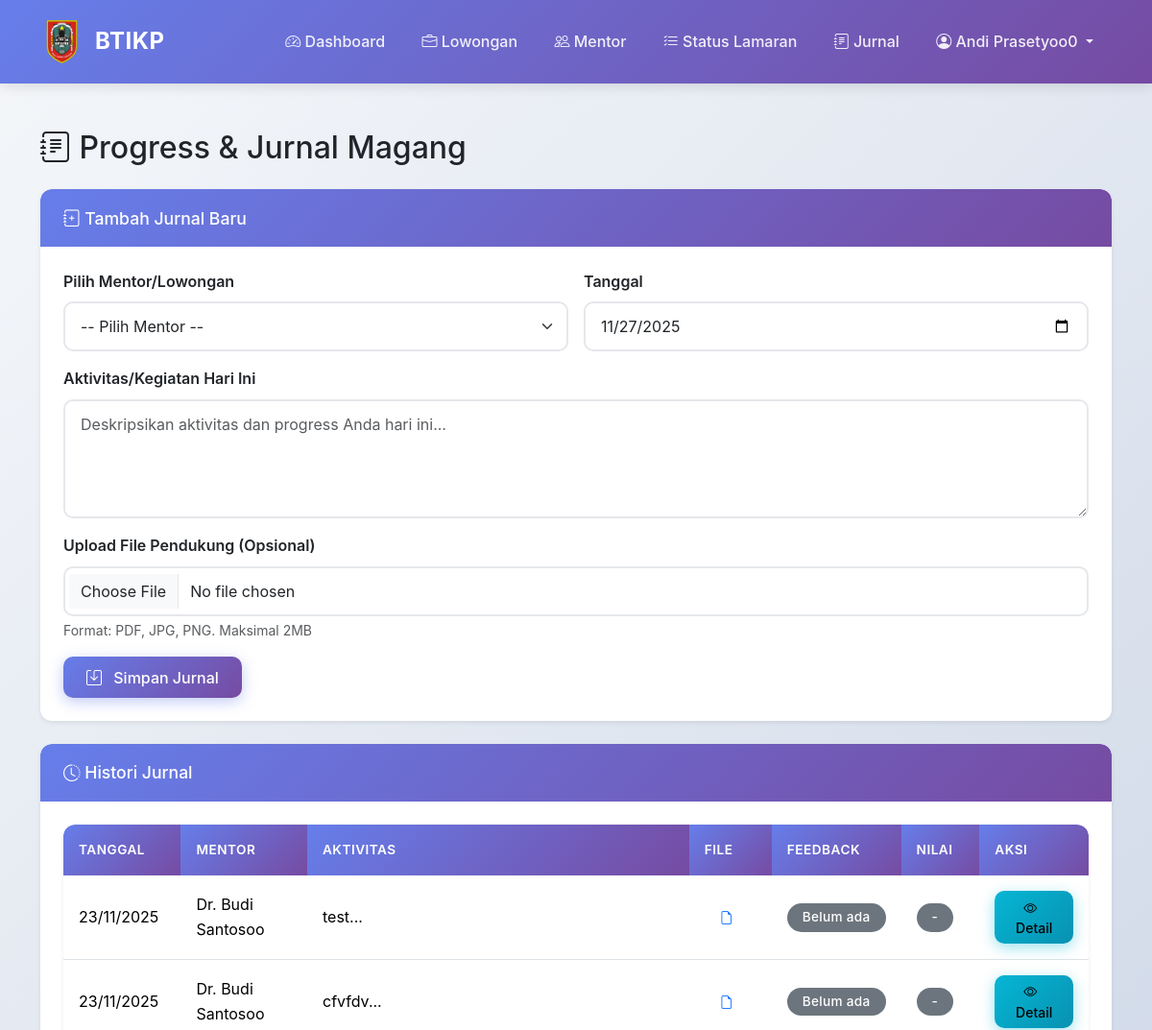
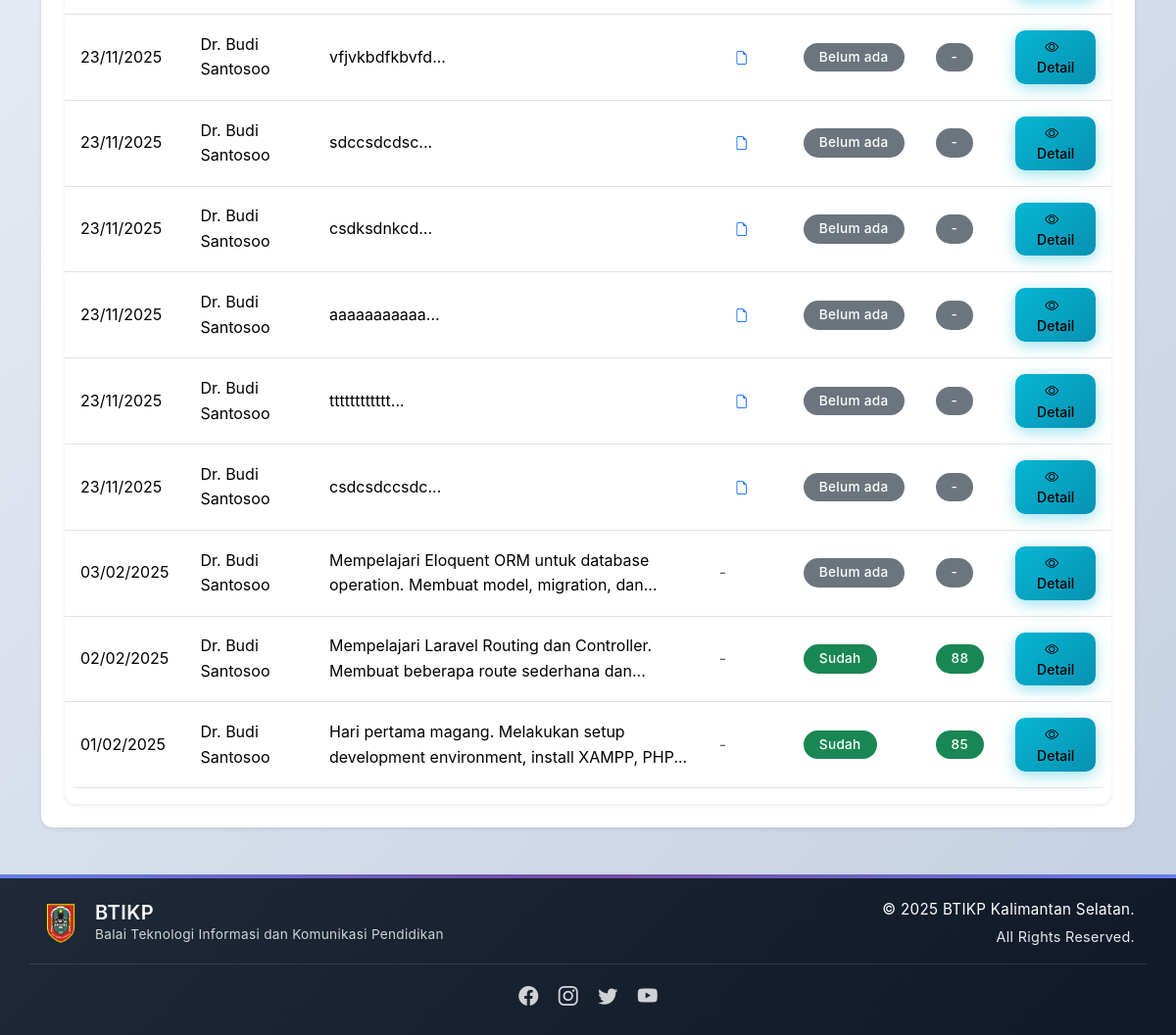
The app's page /pages/jurnal_mahasiswa.php (signed in) with its own data (2 pictures, top to bottom).
### tables this page shows
CREATE TABLE `jurnal` (
  `id` int(11) NOT NULL,
  `user_id` int(11) NOT NULL,
  `mentor_id` int(11) NOT NULL,
  `tanggal` date NOT NULL,
  `aktivitas` text,
  `file_penunjang` varchar(255) DEFAULT NULL,
  `feedback` text,
  `nilai` float DEFAULT NULL
);

CREATE TABLE `users` (
  `id` int(11) NOT NULL,
  `nama` varchar(100) NOT NULL,
  `email` varchar(100) NOT NULL,
  `password` varchar(255) NOT NULL,
  `role` enum('mahasiswa','mentor','admin') NOT NULL,
  `created_at` datetime DEFAULT CURRENT_TIMESTAMP
);

### pages/jurnal_mahasiswa.php (the view, shortened to what this page needs)
<?php
require_once '../config/database.php';
include '../includes/header.php';
$user_id = $_SESSION['user_id'];
$query_jurnal = "SELECT j.*, u.nama as nama_mentor
                 FROM jurnal j
                 JOIN users u ON j.mentor_id = u.id
                 WHERE j.user_id = '$user_id'
                 ORDER BY j.tanggal DESC";
$result_jurnal = mysqli_query($conn, $query_jurnal);
?>
<div class="container my-5">
    <h2 class="mb-4">
        <i class="bi bi-journal-text"></i> Progress & Jurnal Magang
    </h2>
    <div class="card mb-4">
        <div class="card-header bg-primary text-white">
            <h5 class="mb-0"><i class="bi bi-journal-plus"></i> Tambah Jurnal Baru</h5>
        </div>
        <div class="card-body">
            <form method="POST" action="../process/jurnal_process.php" enctype="multipart/form-data">
                <div class="row g-3">
                    <div class="col-md-6">
                        <label for="mentor_id" class="form-label">Pilih Mentor/Lowongan</label>
                        <select class="form-select" id="mentor_id" name="mentor_id" required>
                            <option value="">-- Pilih Mentor --</option>
                        </select>
                    </div>
                    <div class="col-md-6">
                        <label for="tanggal" class="form-label">Tanggal</label>
                        <input type="date" class="form-control" id="tanggal" name="tanggal" value="<?= date('Y-m-d') ?>" required>
                    </div>
                    <div class="col-md-12">
                        <label for="aktivitas" class="form-label">Aktivitas/Kegiatan Hari Ini</label>
                        <textarea class="form-control" id="aktivitas" name="aktivitas" rows="4" required placeholder="Deskripsikan aktivitas dan progress Anda hari ini..."></textarea>
                    </div>
                    <div class="col-md-12">
                        <label for="file_penunjang" class="form-label">Upload File Pendukung (Opsional)</label>
                        <input type="file" class="form-control" id="file_penunjang" name="file_penunjang" accept=".pdf,.jpg,.jpeg,.png">
                        <div class="form-text">Format: PDF, JPG, PNG. Maksimal 2MB</div>
                    </div>
                    <div class="col-md-12">
                        <button type="submit" class="btn btn-primary">
                            <i class="bi bi-save"></i> Simpan Jurnal
                        </button>
                    </div>
                </div>
            </form>
        </div>
    </div>
    <div class="card">
        <div class="card-header bg-info text-white">
            <h5 class="mb-0"><i class="bi bi-clock-history"></i> Histori Jurnal</h5>
        </div>
        <div class="card-body">
            <?php if (mysqli_num_rows($result_jurnal) > 0): ?>
                <div class="table-responsive">
                    <table class="table table-hover">
                        <thead>
                            <tr>
                                <th>Tanggal</th>
                                <th>Mentor</th>
                                <th>Aktivitas</th>
                                <th>File</th>
                                <th>Feedback</th>
                                <th>Nilai</th>
                                <th>Aksi</th>
                            </tr>
                        </thead>
                        <tbody>
                            <?php
                            mysqli_data_seek($result_jurnal, 0);
                            while ($row = mysqli_fetch_assoc($result_jurnal)):
                            ?>
                            <tr>
                                <td><?= date('d/m/Y', strtotime($row['tanggal'])) ?></td>
                                <td><?= $row['nama_mentor'] ?></td>
                                <td><?= substr($row['aktivitas'], 0, 80) ?>...</td>
                                <td>
                                    <?php if ($row['file_penunjang']): ?>
                                        <a href="../assets/uploads/<?= $row['file_penunjang'] ?>" target="_blank" class="btn btn-sm btn-outline-primary">
                                            <i class="bi bi-file-earmark"></i>
                                        </a>
                                    <?php else: ?>
                                        <span class="text-muted">-</span>
                                    <?php endif; ?>
                                </td>
                                <td>
                                    <?php if ($row['feedback']): ?>
                                        <span class="badge bg-success">Sudah</span>
                                    <?php else: ?>
                                        <span class="badge bg-secondary">Belum ada</span>
                                    <?php endif; ?>
                                </td>
                                <td>
                                    <?php if ($row['nilai']): ?>
                                        <span class="badge bg-success"><?= $row['nilai'] ?></span>
                                    <?php else: ?>
                                        <span class="badge bg-secondary">-</span>
                                    <?php endif; ?>
                                </td>
                                <td>
                                    <button class="btn btn-sm btn-info" data-bs-toggle="modal" data-bs-target="#detailModal<?= $row['id'] ?>">
                                        <i class="bi bi-eye"></i> Detail
                                    </button>
                                </td>
                            </tr>
                            <?php endwhile; ?>
                        </tbody>
                    </table>
                </div>
            <?php else: ?>
                <div class="alert alert-info mb-0">
                    <i class="bi bi-info-circle"></i> Belum ada jurnal yang tercatat. Mulai isi jurnal Anda sekarang!
                </div>
            <?php endif; ?>
        </div>
    </div>
</div>
<?php include '../includes/footer.php'; ?>

### assets/css/style.css (style rules this page uses)
:root { --primary-color: #0d6efd; --primary-dark: #0a58ca; --secondary-color: #6c757d; --success-color: #198754; --info-color: #0dcaf0; --warning-color: #ffc107; --danger-color: #dc3545; --light-bg: #f8f9fa; --dark-text: #212529; --shadow-sm: 0 2px 4px rgba(0,0,0,0.08); --shadow-md: 0 4px 12px rgba(0,0,0,0.1); --shadow-lg: 0 8px 24px rgba(0,0,0,0.12); --border-radius: 12px; --transition: all 0.3s cubic-bezier(0.4, 0, 0.2, 1); }
* { margin: 0; padding: 0; box-sizing: border-box; }
body { font-family: 'Inter', -apple-system, BlinkMacSystemFont, 'Segoe UI', Roboto, 'Helvetica Neue', Arial, sans-serif; line-height: 1.6; color: var(--dark-text); background: linear-gradient(135deg, #f5f7fa 0%, #c3cfe2 100%); min-height: 100vh; overflow-x: hidden; }
html { scroll-behavior: smooth; }
.card { border: none; border-radius: var(--border-radius); box-shadow: var(--shadow-sm); transition: var(--transition); overflow: hidden; background: white; margin-bottom: 1.5rem; }
.card-header { border: none; border-radius: var(--border-radius) var(--border-radius) 0 0 !important; font-weight: 600; padding: 1.2rem 1.5rem; background: linear-gradient(135deg, #667eea 0%, #764ba2 100%); color: white; }
.card-header h5 { margin: 0; font-size: 1.1rem; }
.card-body { padding: 1.5rem; }
.btn { border-radius: 10px; padding: 0.6rem 1.5rem; font-weight: 500; transition: var(--transition); border: none; position: relative; overflow: hidden; z-index: 1; }
.btn::before { content: ''; position: absolute; top: 50%; left: 50%; width: 0; height: 0; border-radius: 50%; background: rgba(255, 255, 255, 0.3); transform: translate(-50%, -50%); transition: width 0.6s, height 0.6s; z-index: -1; }
.btn-primary { background: linear-gradient(135deg, #667eea 0%, #764ba2 100%); box-shadow: 0 4px 15px rgba(102, 126, 234, 0.4); }
.btn-info { background: linear-gradient(135deg, #06b6d4 0%, #0891b2 100%); box-shadow: 0 4px 15px rgba(6, 182, 212, 0.4); }
.btn-sm { padding: 0.4rem 1rem; font-size: 0.875rem; }
.badge { padding: 0.5rem 1rem; border-radius: 20px; font-weight: 500; font-size: 0.85rem; letter-spacing: 0.3px; }
.table { border-radius: var(--border-radius); overflow: hidden; }
.table thead th { background: linear-gradient(135deg, #667eea 0%, #764ba2 100%); color: white; border: none; font-weight: 600; padding: 1rem; text-transform: uppercase; font-size: 0.85rem; letter-spacing: 0.5px; }
.table tbody tr { transition: var(--transition); }
.table tbody td { padding: 1rem; vertical-align: middle; }
.table-responsive { border-radius: var(--border-radius); box-shadow: var(--shadow-sm); }
.form-control, .form-select { border-radius: 10px; border: 2px solid #e5e7eb; padding: 0.75rem 1rem; transition: var(--transition); }
.form-label { font-weight: 600; color: var(--dark-text); margin-bottom: 0.5rem; }
.container { animation: fadeIn 0.6s ease; }
.bi { transition: var(--transition); }
.card-title .bi, .btn .bi { margin-right: 0.5rem; }
.table-hover tbody tr { cursor: pointer; }

### records on screen
jurnal: tanggal "23/11/2025", users.nama "Dr. Budi Santosoo", aktivitas "test", shows "Belum ada"
jurnal: tanggal "23/11/2025", users.nama "Dr. Budi Santosoo", aktivitas "cfvfdv", shows "Belum ada"
jurnal: tanggal "23/11/2025", users.nama "Dr. Budi Santosoo", aktivitas "vfjvkbdfkbvfd", shows "Belum ada"
jurnal: tanggal "23/11/2025", users.nama "Dr. Budi Santosoo", aktivitas "sdccsdcdsc", shows "Belum ada"
jurnal: tanggal "23/11/2025", users.nama "Dr. Budi Santosoo", aktivitas "csdksdnkcd", shows "Belum ada"
jurnal: tanggal "23/11/2025", users.nama "Dr. Budi Santosoo", aktivitas "aaaaaaaaaaa", shows "Belum ada"
jurnal: tanggal "23/11/2025", users.nama "Dr. Budi Santosoo", aktivitas "tttttttttttt", shows "Belum ada"
jurnal: tanggal "23/11/2025", users.nama "Dr. Budi Santosoo", aktivitas "csdcsdccsdc", shows "Belum ada"
jurnal: tanggal "03/02/2025", users.nama "Dr. Budi Santosoo", aktivitas "Mempelajari Eloquent ORM untuk database operation. Membuat model, migration, dan", shows "Belum ada"
jurnal: tanggal "02/02/2025", users.nama "Dr. Budi Santosoo", aktivitas "Mempelajari Laravel Routing dan Controller. Membuat beberapa route sederhana dan", shows "Sudah", nilai "88"
jurnal: tanggal "01/02/2025", users.nama "Dr. Budi Santosoo", aktivitas "Hari pertama magang. Melakukan setup development environment, install XAMPP, PHP", shows "Sudah", nilai "85"

### other values on screen
$_SESSION['nama'] "Andi Prasetyoo0"
